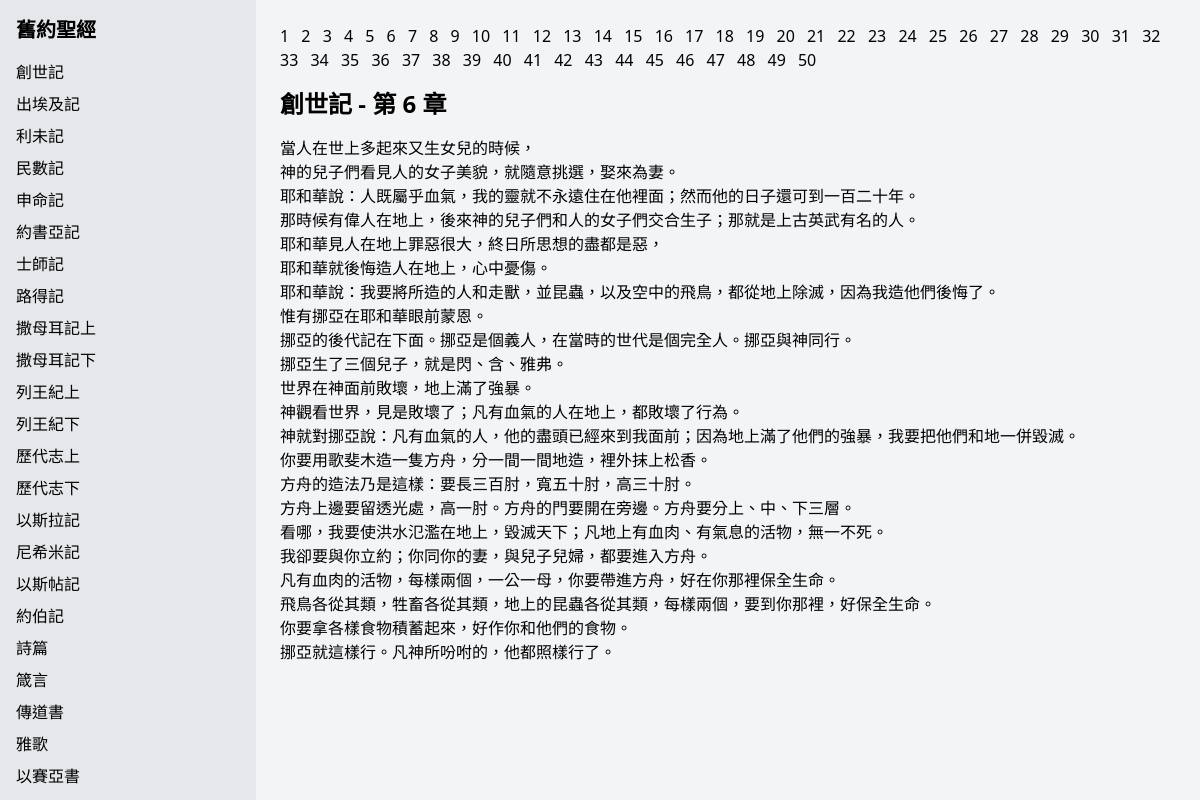
The app's page /scriptures/book/1/chapter/6 with its own data.
### scriptures/models.py (models this page shows, shortened)
class Book(models.Model):
    name = models.CharField(max_length=200, verbose_name="書名")
    chapter = models.IntegerField(default=0, verbose_name="總共幾章")
    order = models.PositiveIntegerField(default=0, verbose_name="排序")
    class Meta:
        ordering = ['order']  # default sort order

class Verse(models.Model):
    book = models.ForeignKey(Book, on_delete=models.CASCADE, verbose_name="書名")
    chapter = models.IntegerField(verbose_name="第幾章")
    verse = models.IntegerField(verbose_name="第幾節")
    content = models.TextField(verbose_name="內容")
    class Meta:
        ordering = ['book', 'chapter', 'verse']  # default sort order

### scriptures/views.py (the view)
# urls.py: path("book/<int:book>/chapter/<int:chapter>", views.chapter, name="chapter"),
def chapter(request, book, chapter):
    context = {}
    context.update(load_sidebar())
    book = get_object_or_404(Book, id=book)
    context['book'] = book
    chapters = range(1, book.chapter+1)
    context['chapter'] = chapter
    context['chapters'] = chapters
    verse_list = Verse.objects.filter(book=book, chapter=chapter)
    context['verses'] = verse_list
    return render(request, 'scriptures/index.html', context)

### scriptures/views.py (called while the page is built)
def load_sidebar():
    context = {}
    old_testament = Book.objects.filter(id__gte=1, id__lte=39)
    new_testament = Book.objects.filter(id__gte=40, id__lte=66)
    context['old_testament'] = old_testament
    context['new_testament'] = new_testament
    return context

### scriptures/templates/scriptures/index.html
{% extends 'scriptures/base.html' %}

### scriptures/templates/scriptures/sidebar.html (shortened to what this page needs)
<aside class="h-screen w-64 overflow-y-auto fixed left-0 top-0 bg-gray-200 p-4">
  <h2 class="text-xl font-bold mb-4">舊約聖經</h2>
  <ul>
    {% for book in old_testament %}
    <li class="mb-2"><a href="{% url 'scripture:chapter' book.id 1 %}" class="hover:text-gray-400">{{ book.name }}</a></li>
    {% endfor %}
  </ul>
  <br>
</aside>

### scriptures/templates/scriptures/main.html
<main class="flex-1 ml-64 p-6 bg-gray-100">
  {% include 'scriptures/chapter.html' %}
  <h1 class="text-2xl font-semibold mb-4">{{book.name}} - 第 {{chapter}} 章</h1>
  <ul>
    {% for verse in verses %}
    <li> {{ verse.content }} </li>
    {% endfor %}
  </ul>
</main>

### records on screen
Book: name "創世記"
Book: name "出埃及記"
Book: name "利未記"
Book: name "民數記"
Book: name "申命記"
Book: name "約書亞記"
Book: name "士師記"
Book: name "路得記"
Book: name "撒母耳記上"
Book: name "撒母耳記下"
Book: name "列王紀上"
Book: name "列王紀下"
Book: name "歷代志上"
Book: name "歷代志下"
Book: name "以斯拉記"
Book: name "尼希米記"
Book: name "以斯帖記"
Book: name "約伯記"
Book: name "詩篇"
Book: name "箴言"
Book: name "傳道書"
Book: name "雅歌"
Book: name "以賽亞書"
Verse: content "當人在世上多起來又生女兒的時候，"
Verse: content "神的兒子們看見人的女子美貌，就隨意挑選，娶來為妻。"
Verse: content "耶和華說：人既屬乎血氣，我的靈就不永遠住在他裡面；然而他的日子還可到一百二十年。"
Verse: content "那時候有偉人在地上，後來神的兒子們和人的女子們交合生子；那就是上古英武有名的人。"
Verse: content "耶和華見人在地上罪惡很大，終日所思想的盡都是惡，"
Verse: content "耶和華就後悔造人在地上，心中憂傷。"
Verse: content "耶和華說：我要將所造的人和走獸，並昆蟲，以及空中的飛鳥，都從地上除滅，因為我造他們後悔了。"
Verse: content "惟有挪亞在耶和華眼前蒙恩。"
Verse: content "挪亞的後代記在下面。挪亞是個義人，在當時的世代是個完全人。挪亞與神同行。"
Verse: content "挪亞生了三個兒子，就是閃、含、雅弗。"
Verse: content "世界在神面前敗壞，地上滿了強暴。"
Verse: content "神觀看世界，見是敗壞了；凡有血氣的人在地上，都敗壞了行為。"
Verse: content "神就對挪亞說：凡有血氣的人，他的盡頭已經來到我面前；因為地上滿了他們的強暴，我要把他們和地一併毀滅。"
Verse: content "你要用歌斐木造一隻方舟，分一間一間地造，裡外抹上松香。"
Verse: content "方舟的造法乃是這樣：要長三百肘，寬五十肘，高三十肘。"
Verse: content "方舟上邊要留透光處，高一肘。方舟的門要開在旁邊。方舟要分上、中、下三層。"
Verse: content "看哪，我要使洪水氾濫在地上，毀滅天下；凡地上有血肉、有氣息的活物，無一不死。"
Verse: content "我卻要與你立約；你同你的妻，與兒子兒婦，都要進入方舟。"
Verse: content "凡有血肉的活物，每樣兩個，一公一母，你要帶進方舟，好在你那裡保全生命。"
Verse: content "飛鳥各從其類，牲畜各從其類，地上的昆蟲各從其類，每樣兩個，要到你那裡，好保全生命。"
Verse: content "你要拿各樣食物積蓄起來，好作你和他們的食物。"
Verse: content "挪亞就這樣行。凡神所吩咐的，他都照樣行了。"

### other values on screen
{{ ch }} "1" "2" "3" "4" "5" "6" "7" "8" "9" "10" "11" "12" "13" "14" "15" "16" "17" "18" "19" "20" "21" "22" "23" "24" "25" "26" "27" "28" "29" "30" "31" "32" "33" "34" "35" "36" "37" "38" "39" "40" "41" "42" "43" "44" "45" "46" "47" "48" "49" "50"
{{ chapter }} "6"
